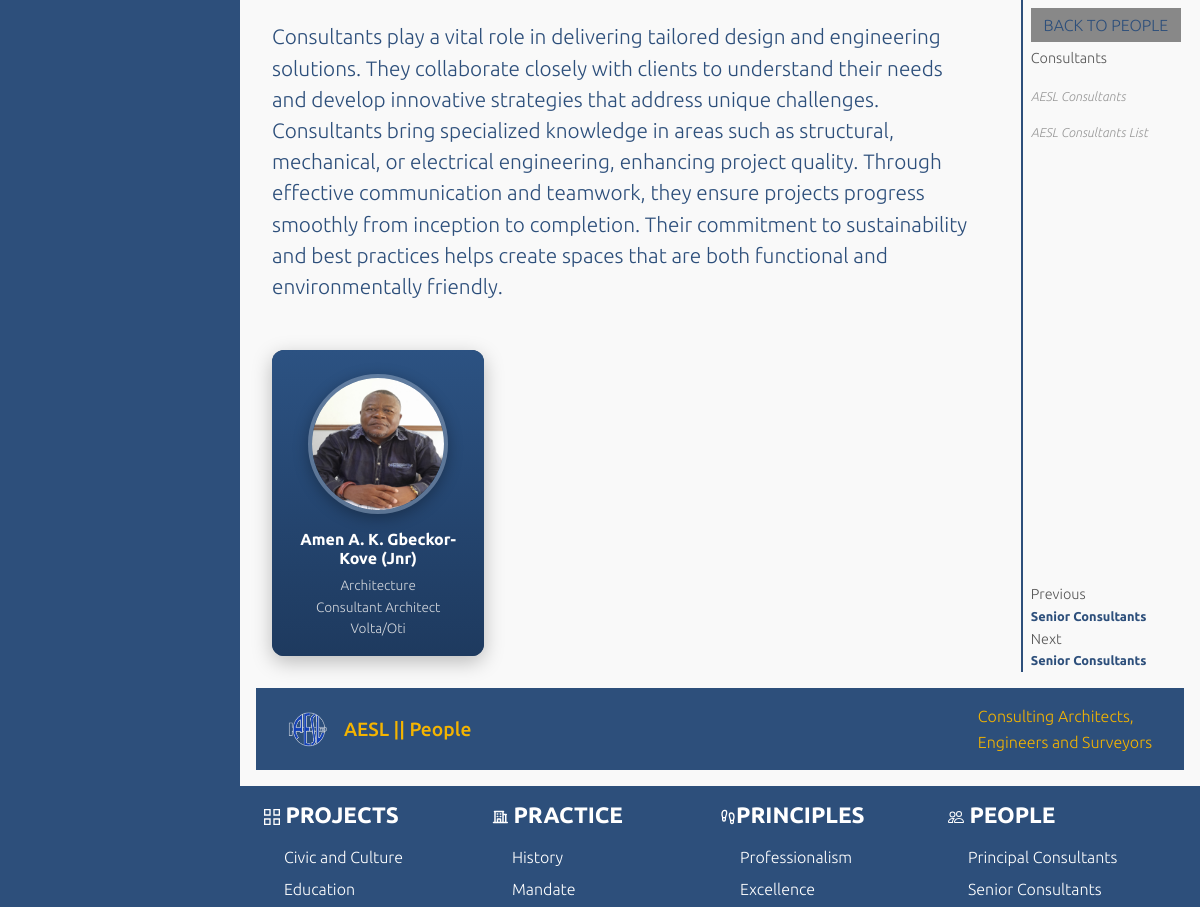
Before: /people/consultants/consultants/ (middle part) with the older database file.
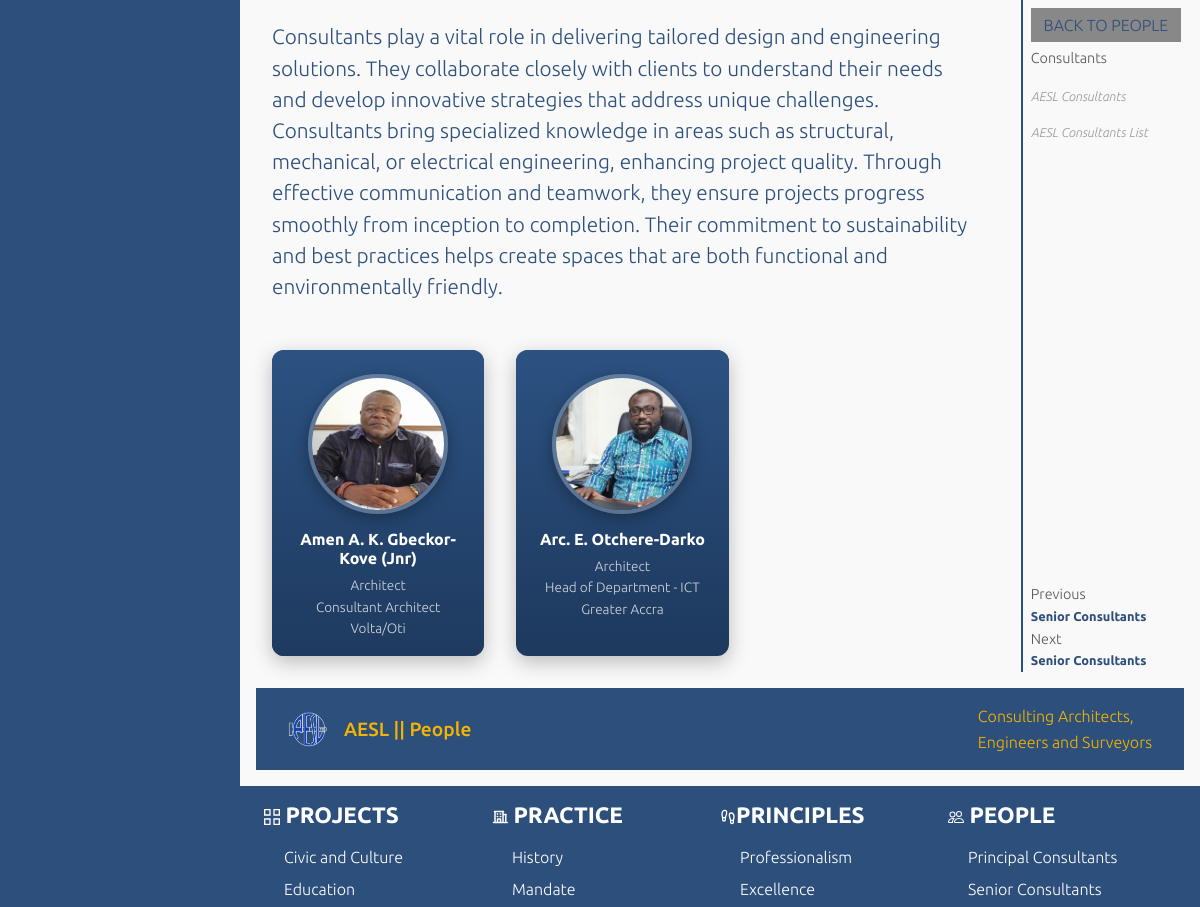
After: the same page with the newer database file.
### frontend/models.py (models this page shows, shortened)
class ImageOptimizeMixin:
    IMAGE_MAX_SIZE = (1200, 1200)
    IMAGE_QUALITY = 85

class People(ImageOptimizeMixin, models.Model):
    name = models.CharField(max_length=255)
    profile_picture = models.ImageField(
        upload_to="people/", blank=True, null=True)
    position = models.CharField(max_length=100, default="position", blank=True)
    rank = models.CharField(max_length=100, default="category")
    department = models.CharField(max_length=100, blank=True)
    region = models.CharField(max_length=100, blank=True)
    profession = models.CharField(max_length=100, default="Surveying")
    created_at = models.DateTimeField(auto_now_add=True)

### frontend/views.py (the view)
class ConsultantsView(View):
    def get(self, request):
        people = People.objects.all()
        consultants = people.filter(rank__iexact="consultant")
        context = {"title": "People", "consultants": consultants}
        return render(request, "frontend/consultants.html", context)

### templates/frontend/consultants.html (shortened to what this page needs)
{% extends 'base.html' %}
{% load static %}
{% block content %}
<section id="ministy-work" class="sector">
  <article class="grid__span">
    <section class="sector__text">
      <p>
        Consultants play a vital role in delivering tailored design and engineering solutions. They collaborate closely
        with clients to understand their needs and develop innovative strategies that address unique challenges.
        Consultants bring specialized knowledge in areas such as structural, mechanical, or electrical engineering,
        enhancing project quality. Through effective communication and teamwork, they ensure projects progress smoothly
        from inception to completion. Their commitment to sustainability and best practices helps create spaces that are
        both functional and environmentally friendly.
      </p>
    </section>
    <section class="senior__consultants">
        {% for consultant in consultants %}
        <div class="board-member-card">
            <div class="board-member-header">
                <div class="board-member-photo">
                    <img
                        src="{{ consultant.profile_picture.url }}"
                        alt="{{ consultant.name }}"
                        loading="lazy"
                    />
                </div>
                <h3 class="board-member-name">{{ consultant.name }}</h3>
                <p class="board-member-title">
                    {{ consultant.profession }}
                </p>
                <p class="board-member-title">
                    {{ consultant.position }}
                </p>
                <p class="board-member-title">
                    {{ consultant.region }}
                </p>
            </div>
        </div>
        {% endfor %}
    </section>
  </article>
  <aside class="sector__aside">
    <div class="sector__links-wrapper">
      <a href="{% url 'people' %}">Back to People</a>
      <p>Consultants</p>
      <div class="sector__links">
        <a href="#ministy-work">AESL Consultants</a>
        <a href="#sector">AESL Consultants List</a>
      </div>
    </div>
    <div class="sector__navigation">
      <p>Previous</p>
      <a href="{% url 'services' %}">Senior Consultants</a>
      <p>Next</p>
      <a href="{% url 'services' %}">Senior Consultants</a>
    </div>
  </aside>
</section>
<section class="page__location">
  <div class="page__flex">
    <img src="{% static 'img/aesl_logo.png' %}" alt="aesl logo" class="info__building-image-large" />
    <p>AESL || {{title}}</p>
  </div>
  <p>Consulting Architects,<br /> Engineers and Surveyors</p>
</section>
{% endblock content %}

Changed rows visible on the page:
changed People "Amen A. K. Gbeckor-Kove (Jnr)": profession "Architecture" → "Architect"
added People: profile_picture (picture), name "Arc. E. Otchere-Darko", profession "Architect", position "Head of Department - ICT", region "Greater Accra"
